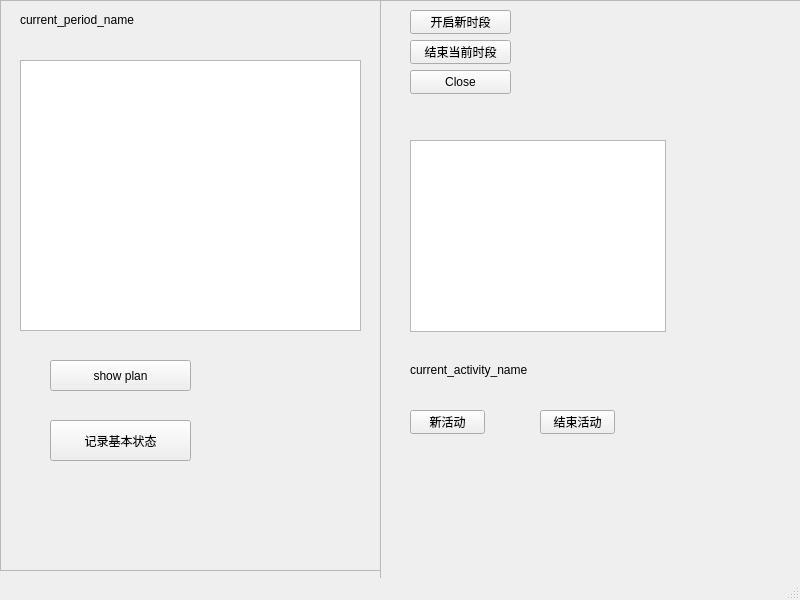
<?xml version="1.0" encoding="UTF-8"?>
<ui version="4.0">
 <class>MainWindow</class>
 <widget class="QMainWindow" name="MainWindow">
  <property name="geometry">
   <rect>
    <x>0</x>
    <y>0</y>
    <width>800</width>
    <height>600</height>
   </rect>
  </property>
  <property name="windowTitle">
   <string>MainWindow</string>
  </property>
  <widget class="QWidget" name="centralwidget">
   <widget class="QFrame" name="left_frame">
    <property name="geometry">
     <rect>
      <x>0</x>
      <y>0</y>
      <width>381</width>
      <height>571</height>
     </rect>
    </property>
    <property name="frameShape">
     <enum>QFrame::StyledPanel</enum>
    </property>
    <property name="frameShadow">
     <enum>QFrame::Raised</enum>
    </property>
    <widget class="QLabel" name="current_period_name_label">
     <property name="geometry">
      <rect>
       <x>20</x>
       <y>10</y>
       <width>131</width>
       <height>20</height>
      </rect>
     </property>
     <property name="text">
      <string>current_period_name</string>
     </property>
    </widget>
    <widget class="QPushButton" name="show_plan_button">
     <property name="geometry">
      <rect>
       <x>50</x>
       <y>360</y>
       <width>141</width>
       <height>31</height>
      </rect>
     </property>
     <property name="text">
      <string>show plan</string>
     </property>
    </widget>
    <widget class="QPushButton" name="basic_state_record_button">
     <property name="geometry">
      <rect>
       <x>50</x>
       <y>420</y>
       <width>141</width>
       <height>41</height>
      </rect>
     </property>
     <property name="text">
      <string>记录基本状态</string>
     </property>
    </widget>
    <widget class="QTextEdit" name="plan_text">
     <property name="geometry">
      <rect>
       <x>20</x>
       <y>60</y>
       <width>341</width>
       <height>271</height>
      </rect>
     </property>
    </widget>
   </widget>
   <widget class="QFrame" name="right_frame">
    <property name="geometry">
     <rect>
      <x>380</x>
      <y>0</y>
      <width>421</width>
      <height>581</height>
     </rect>
    </property>
    <property name="frameShape">
     <enum>QFrame::StyledPanel</enum>
    </property>
    <property name="frameShadow">
     <enum>QFrame::Raised</enum>
    </property>
    <widget class="QPushButton" name="start_new_period_button">
     <property name="geometry">
      <rect>
       <x>30</x>
       <y>10</y>
       <width>101</width>
       <height>24</height>
      </rect>
     </property>
     <property name="text">
      <string>开启新时段</string>
     </property>
    </widget>
    <widget class="QPushButton" name="end_current_period_button">
     <property name="geometry">
      <rect>
       <x>30</x>
       <y>40</y>
       <width>101</width>
       <height>24</height>
      </rect>
     </property>
     <property name="text">
      <string>结束当前时段</string>
     </property>
    </widget>
    <widget class="QPushButton" name="close_button">
     <property name="geometry">
      <rect>
       <x>30</x>
       <y>70</y>
       <width>101</width>
       <height>24</height>
      </rect>
     </property>
     <property name="text">
      <string>Close</string>
     </property>
    </widget>
    <widget class="QListWidget" name="activity_list">
     <property name="geometry">
      <rect>
       <x>30</x>
       <y>140</y>
       <width>256</width>
       <height>192</height>
      </rect>
     </property>
    </widget>
    <widget class="QLabel" name="current_activity_name_label">
     <property name="geometry">
      <rect>
       <x>30</x>
       <y>360</y>
       <width>171</width>
       <height>20</height>
      </rect>
     </property>
     <property name="text">
      <string>current_activity_name</string>
     </property>
    </widget>
    <widget class="QPushButton" name="new_activity_button">
     <property name="geometry">
      <rect>
       <x>30</x>
       <y>410</y>
       <width>75</width>
       <height>24</height>
      </rect>
     </property>
     <property name="text">
      <string>新活动</string>
     </property>
    </widget>
    <widget class="QPushButton" name="end_activity_button">
     <property name="geometry">
      <rect>
       <x>160</x>
       <y>410</y>
       <width>75</width>
       <height>24</height>
      </rect>
     </property>
     <property name="text">
      <string>结束活动</string>
     </property>
    </widget>
   </widget>
  </widget>
  <widget class="QMenuBar" name="menubar">
   <property name="geometry">
    <rect>
     <x>0</x>
     <y>0</y>
     <width>800</width>
     <height>22</height>
    </rect>
   </property>
  </widget>
  <widget class="QStatusBar" name="statusbar"/>
 </widget>
 <resources/>
 <connections/>
</ui>
